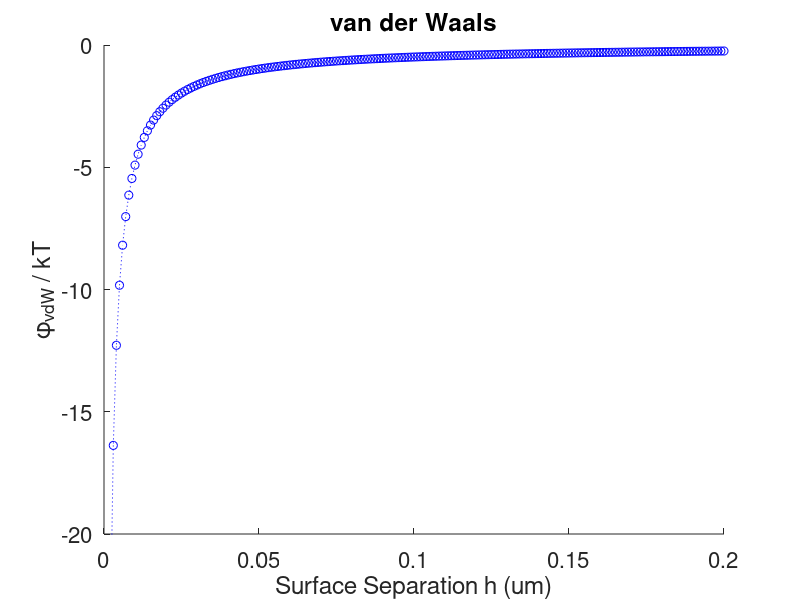
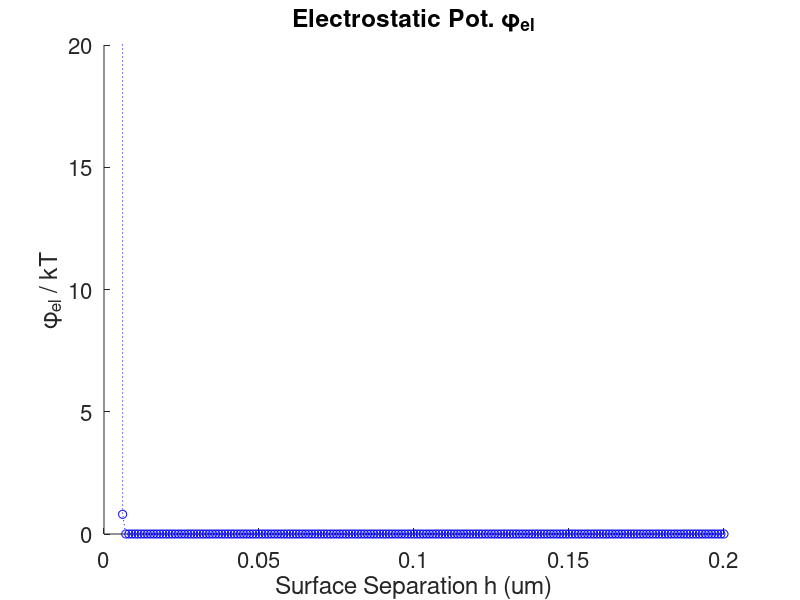
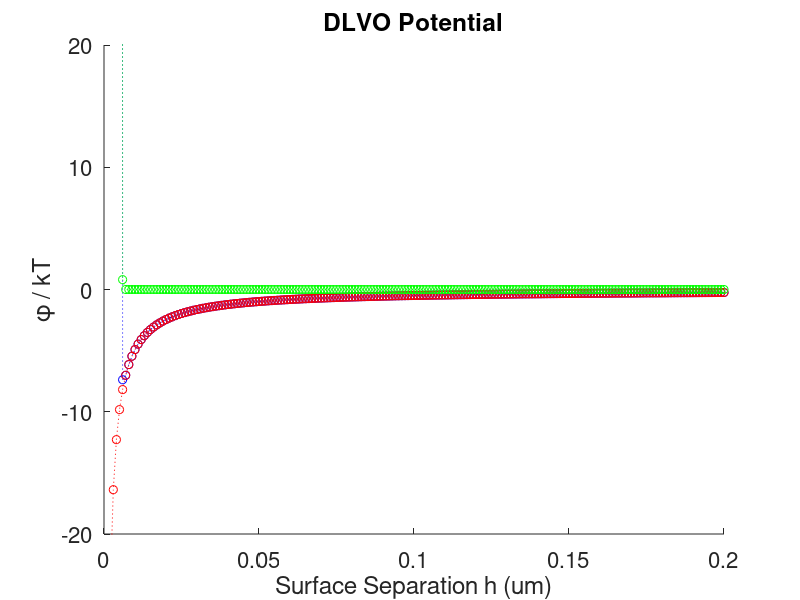

MATLAB code to generate these figures, in order:
% DLVO calculation
%
% Use DLVO theory to calcualte potential for gel particles. Combine vdW
% forces and electrostatic forces (Debye-Huckel) to get net potential.
%
% Author: Eric Schwen
% Date: 12/19/17

% Total potential energy phi:
% phi = phi_vdw + phi_el

% van der Waals forces
% phi_vdw = -A*a / (12*h)
% phi_el = q*lamb / (ep * ep0) * exp(-h/lamb)
% lamb = Debye length

% Constants
k = 1.38e-23; % Boltzmann's Constant (J/K)
T = 295; % Temp (K)

% h = surface-to-surface separation in meters
h = (0.001:0.001:1)*1e-6;

%%%%%%%%%%%%%%%%%%%%%%%%%%%%%%%%%%
% vdW forces
A = 2.4e-21; % Joules
a = 1e-6; % 1um

% vdW potential (normalized by kT)
phi_vdW = -A*a./(12*h) * 1/(k*T);

figure;
hold on
plot(h(:)/1e-6, phi_vdW(:), 'b:o');
title('van der Waals','FontSize', 20);
xlabel('Surface Separation h (um)','FontSize', 18);
ylabel('\phi_{vdW} / kT','FontSize', 18);

xlim([0 0.2])
ylim([-20 0])

% leg = legend('Location', 'northeast');
% set(leg, 'FontSize', 16)

xt = get(gca,'XTick');
set(gca, 'FontSize', 16);
hold off

%%%%%%%%%%%%%%%%%%%%%%%%%%%%%%%%%%%%
% electrostatic forces

ep0 = 8.85e-12; % (F/m)
ep = 70; % Dielectric constant
e = 1.602e-19; % Charge (C)
Z = 2; % Divalent salt
n = 6.022e26; % number density (m^-3)

%TESTING
% n = n/10;

molarity = (n/1000)*(1/6.022e23);

% Debye lenth in meters
lamb = sqrt((ep * ep0 * k * T)/(2 * e^2 * Z^2 * n));

sig = 25e-3; % surface charge density (C/m^2)

% Electrostatic potential (normalized by kT)
phi_el = (sig * lamb)/(ep * ep0) * exp(-h./lamb) * 1/(k*T);

figure;
hold on
plot(h(:)/1e-6, phi_el(:), 'b:o');
title('Electrostatic Pot. \phi_{el}','FontSize', 20);
xlabel('Surface Separation h (um)','FontSize', 18);
ylabel('\phi_{el} / kT','FontSize', 18);

xlim([0 0.2])
ylim([0 20])

% leg = legend('Location', 'northeast');
% set(leg, 'FontSize', 16)

xt = get(gca,'XTick');
set(gca, 'FontSize', 16);
hold off


%%%%%%%%%%%%%%%%%%%%%%%%%%%%%%%%%%%%%%%%
%% plot full dlvo (sum of electostatic and vdW)
phi = phi_vdW + phi_el;

figure;
hold on
plot(h(:)/1e-6, phi(:), 'b:o');
plot(h(:)/1e-6, phi_vdW(:), 'r:o');
plot(h(:)/1e-6, phi_el(:), 'g:o');
title('DLVO Potential','FontSize', 20);
xlabel('Surface Separation h (um)','FontSize', 18);
ylabel('\phi / kT','FontSize', 18);

xlim([0 0.2])
ylim([-20 20])

% leg = legend('Location', 'northeast');
% set(leg, 'FontSize', 16)

xt = get(gca,'XTick');
set(gca, 'FontSize', 16);
hold off
